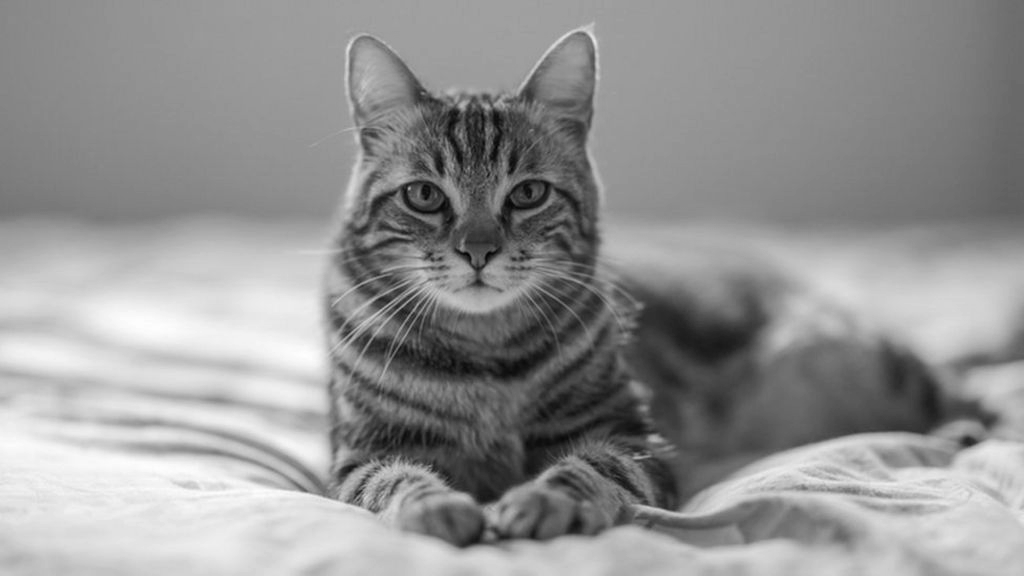
#> input picture DirectionalDerivative/result/originalImage.png, 1024 x 576 px
$ python main.py --image ../result/originalImage.png   (older library calls are emulated)
#> lines starting #> are read from the running program, lines starting #| are printed output that depends on the picture
#!/usr/bin/env python3
import numpy as np
import argparse
import matplotlib.pyplot as plt
import matplotlib.image as mpimg

def rgb2grey(rgb):
    return np.dot(rgb[...,:3], [0.2126, 0.7152, 0.0722])

def directionalDer(img, dir_):
    '''Applies directional derivative
    :param img: Numpy array
    :param dir_: Direction
    :returns: Convolved array
    '''
    if(dir_ == 'x'):
        Gx = np.array([[-1, 0, +1], [-2, 0, +2], [-1, 0, +1]])
        #print(Gx.shape)
        convolved = convolve2D(img, Gx)
    elif(dir_ == 'y'):
        Gy = np.array([[-1, -2, -1], [0, 0, 0], [+1, +2, +1]])
        convolved = convolve2D(img, Gy)

    return convolved

def convolve2D(img, kernel):
    '''Convolve image and kernel
    :param img: Image to be convolved (Numpy array)
    :param kernel: Kernel to convolve
    :returns: convolved Numpy Array
    '''
    kernel = np.flipud(np.fliplr(kernel))

    padded_img = np.pad(img,((2,2), (2,2)), mode='minimum')
    output = np.zeros_like(img)
    step = kernel.shape[0]
    for x in range(img.shape[1]):
        for y in range(img.shape[0]):
            # multiplication of the kernel and the image
            output[y, x]=(kernel * padded_img[y: y+step, x: x+step]).sum()
            # print(output[y, x])
    return output

def get_magnitude(x, y):
    return np.sqrt(np.square(x) + np.square(y))

def get_direction(x, y):
    return np.arctan(y/x)

def normalize(img):
    img = img/np.max(img)
    return img

def show(img, name):
    plt.imshow(img, cmap = plt.get_cmap('gray'))
    plt.show()
    plt.imsave(name, img, cmap='gray')

def main():
    parser = argparse.ArgumentParser(description='Directional derivative in X and Y direction.')
    parser.add_argument('--image', dest='img', required=True, help='Image')

    args = parser.parse_args()

    img = mpimg.imread(args.img)
#> img is the input picture: shape (576, 1024, 4) float32; mean R, G, B, A 0.577, 0.577, 0.577, 1
    grey = rgb2grey(img)

    show(grey, 'originalImage.png')
    x_direction = directionalDer(grey, 'x')
#> in convolve2D, `padded_img = np.pad(img,((2,2), (2,2)), mode='minimum')`:
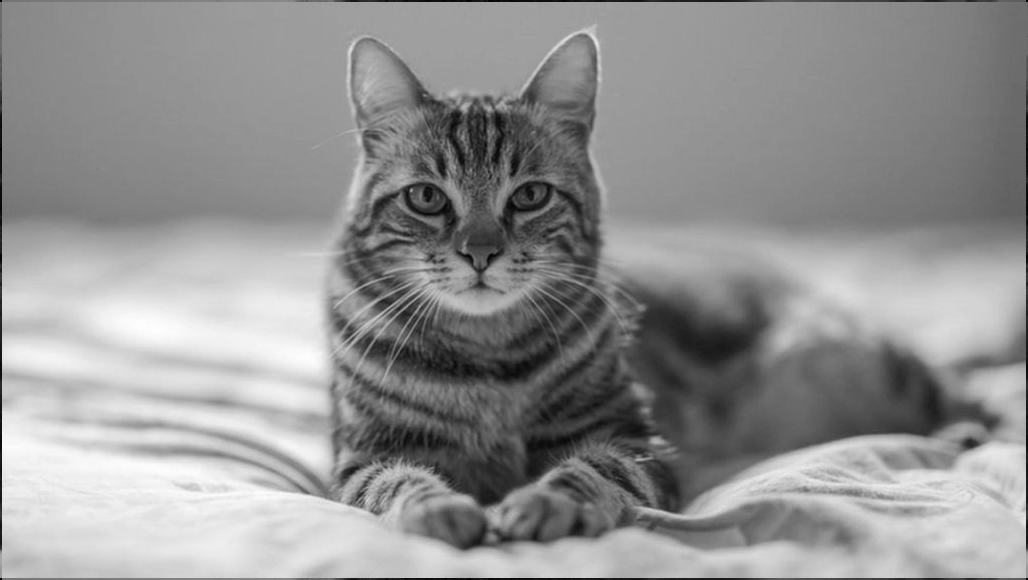
#> padded_img: shape (580, 1028) float64; min 0, max 1, mean 0.574
#> after the loop in convolve2D, `for x in range(img.shape[1]):`:
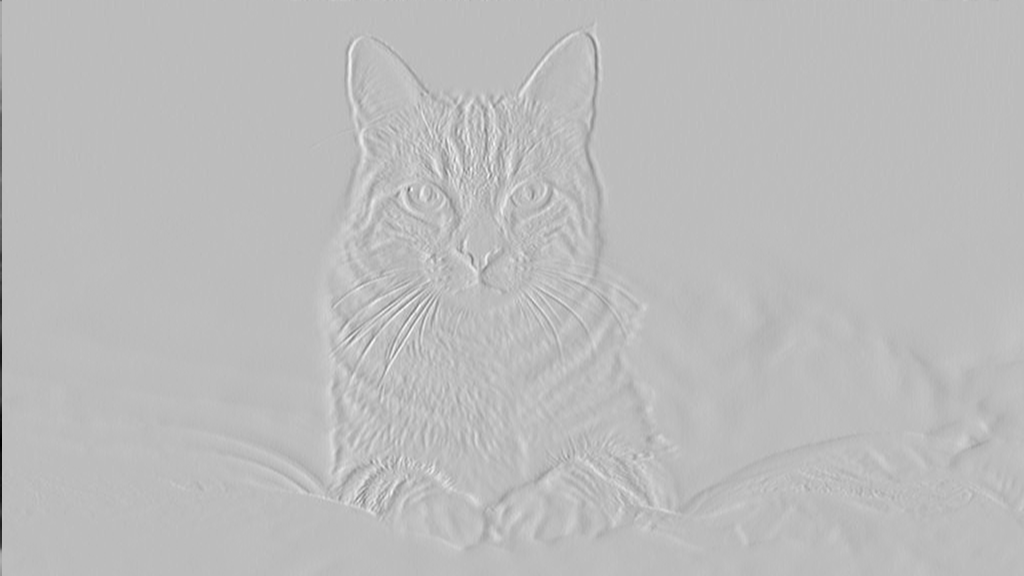
#> output: shape (576, 1024) float64; min -3.74, max 1.31, mean -0.00313; drawn with min black and max white
    y_direction = directionalDer(grey, 'y')
#> after the loop in convolve2D (call 2), `for x in range(img.shape[1]):`:
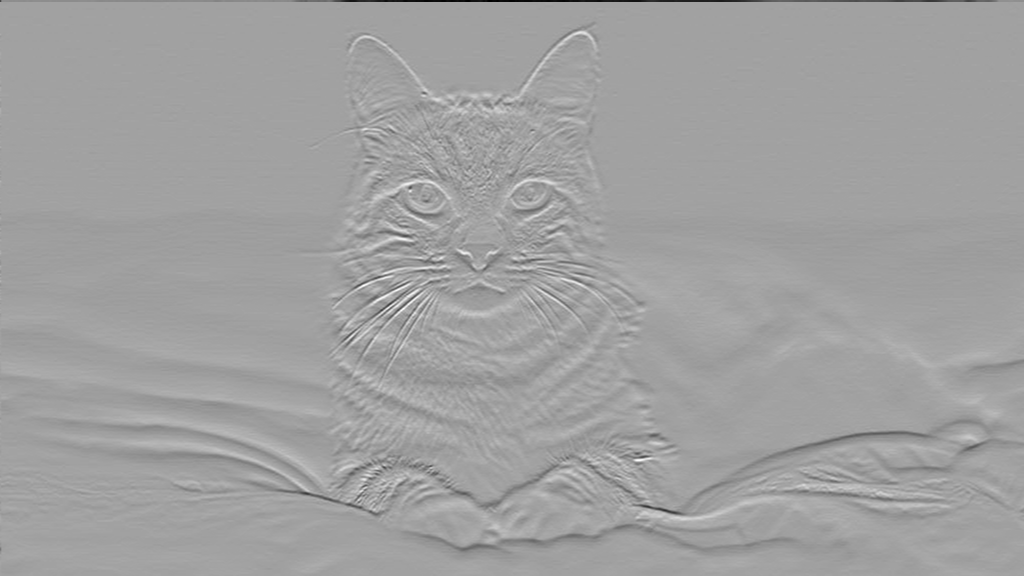
#> output: shape (576, 1024) float64; min -2.45, max 1.42, mean -0.00686; drawn with min black and max white
    mag = get_magnitude(x_direction, y_direction)
#> in get_magnitude, `return np.sqrt(np.square(x) + np.square(y))`:
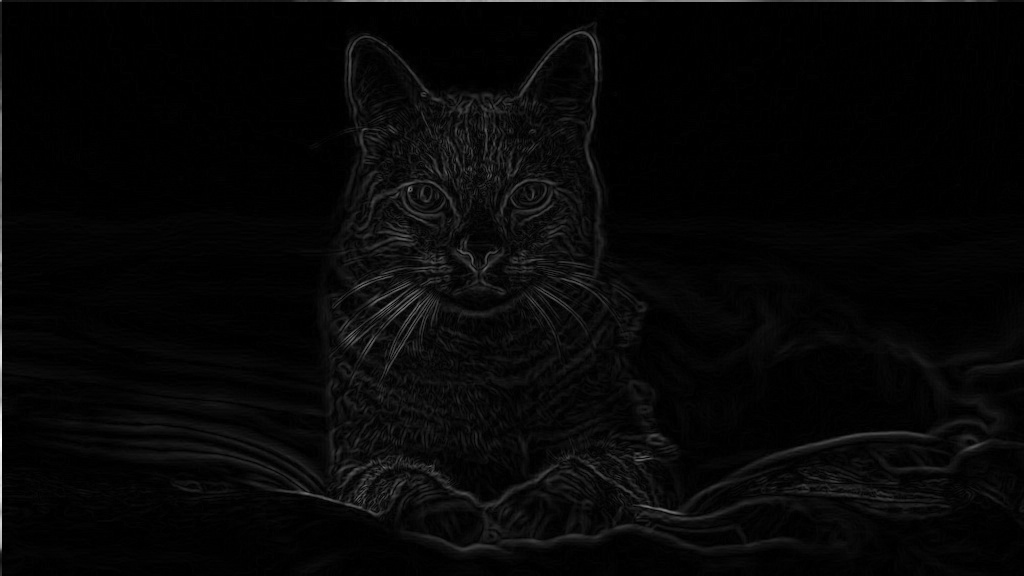
#> returned value: shape (576, 1024) float64; min 0, max 3.74, mean 0.102; drawn with min black and max white
    mag = normalize(mag)
    direction = get_direction(x_direction, y_direction)
#> in get_direction, `return np.arctan(y/x)`:
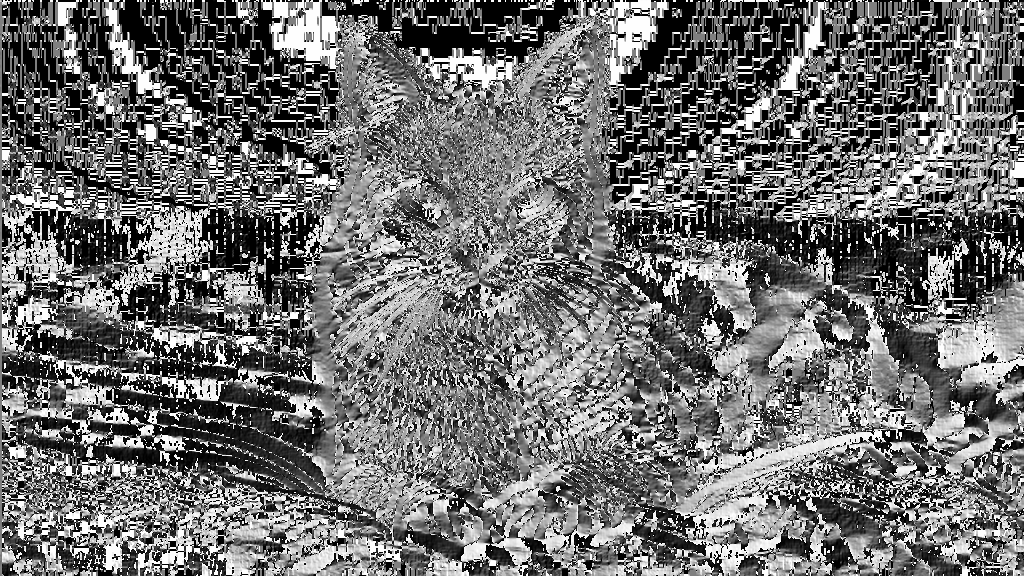
#> returned value: shape (576, 1024) float64; 12.09% of the values are NaN or infinite; the others: min -1.57, max 1.57, mean -0.0105; drawn with min black, max white, NaN and infinite black

    show(x_direction, 'x_dir.png')
    show(y_direction, 'y_dir.png')
    show(mag, 'mag.png')
    show(direction, 'direction.png')

if __name__ == '__main__':
    main()
